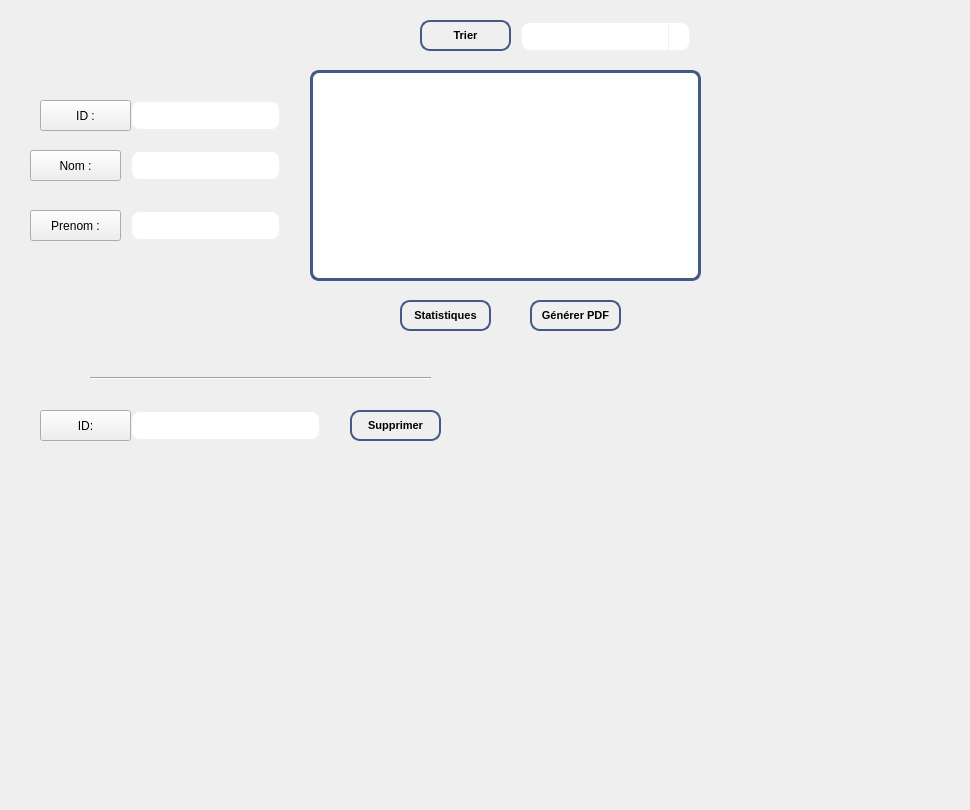
      <widget class="QWidget" name="afficher_4">
       <attribute name="title">
        <string>Afficher les employés</string>
       </attribute>
       <widget class="QTableView" name="tabemploye">
        <property name="geometry">
         <rect>
          <x>310</x>
          <y>70</y>
          <width>391</width>
          <height>211</height>
         </rect>
        </property>
        <property name="styleSheet">
         <string notr="true">QTableView {
    background-color: #ffffff;
    border: 3px solid #455987;
    border-radius: 9px;
    selection-background-color: #1e90ff;
    selection-color: #ffffff;
}

QHeaderView::section {
    background-color: #f0f0f0;
    border: 9px solid #000000;
    border-radius: 4px;
    padding: 4px;
}
</string>
        </property>
       </widget>
       <widget class="Line" name="line_7">
        <property name="geometry">
         <rect>
          <x>90</x>
          <y>370</y>
          <width>341</width>
          <height>16</height>
         </rect>
        </property>
        <property name="orientation">
         <enum>Qt::Horizontal</enum>
        </property>
       </widget>
       <widget class="QLabel" name="label_4">
        <property name="geometry">
         <rect>
          <x>-130</x>
          <y>40</y>
          <width>241</width>
          <height>61</height>
         </rect>
        </property>
        <property name="text">
         <string/>
        </property>
        <property name="pixmap">
         <pixmap resource="fond.qrc">:/search.png</pixmap>
        </property>
       </widget>
       <widget class="QPushButton" name="pushButton_pdf">
        <property name="geometry">
         <rect>
          <x>530</x>
          <y>300</y>
          <width>91</width>
          <height>31</height>
         </rect>
        </property>
        <property name="styleSheet">
         <string notr="true">QPushButton {
    background: qlineargradient(x1: 0, y1: 0, x2: 0, y2: 1,
                                stop: 0 #F5DEB3, stop: 0.5 #D2B48C, stop: 1.0 #F5DEB3);
    border: 2px solid #455987;
    border-radius: 10px;
    padding: 5px 10px;
    font-size: 11px; 
    font-weight: bold;
    color: #000000;
    text-shadow: 1px 1px #FFFFFF;
    box-shadow: 1px 1px 3px rgba(0, 0, 0, 0.25);
}

QPushButton:hover {
    background: qlineargradient(x1: 0, y1: 0, x2: 0, y2: 1,
                                stop: 0 #D2B48C, stop: 0.5 #F5DEB3, stop: 1.0 #F5DEB3);
    border: 2px solid #455987;
    text-shadow: 1px 1px #FFFFFF;
}
</string>
        </property>
        <property name="text">
         <string>Générer PDF</string>
        </property>
       </widget>
       <widget class="QComboBox" name="comboBox_trier">
        <property name="geometry">
         <rect>
          <x>520</x>
          <y>21</y>
          <width>171</width>
          <height>31</height>
         </rect>
        </property>
        <property name="styleSheet">
         <string notr="true">QComboBox {
  background-color: qlineargradient(x1: 0, y1: 0, x2: 0, y2: 1,
                                      stop: 0 #455987, stop: 1 #4d8fac);
  border: 2px solid #f0f0f0;
  border-radius: 10px;
  color: #ffffff;
  padding: 8px 16px;
  transition: all 0.3s ease-in-out;
}

QComboBox:hover {
  background-color: qlineargradient(x1: 0, y1: 0, x2: 0, y2: 1,
                                      stop: 0 #4d8fac, stop: 1 #455987);
  border-color: #ffffff;
}

QComboBox:focus {
  background-color: qlineargradient(x1: 0, y1: 0, x2: 0, y2: 1,
                                      stop: 0 #4d8fac, stop: 1 #455987);
  border-color: #ffffff;
  box-shadow: 0 0 10px #4d8fac;
}

QComboBox::drop-down {
  border: none;
  background: transparent;
  subcontrol-origin: padding;
  subcontrol-position: top right;
  width: 20px;
  border-left-width: 1px;
  border-left-color: #f0f0f0;
  border-left-style: solid;
  border-top-right-radius: 10px;
  border-bottom-right-radius: 10px;
}

QComboBox::down-arrow {
  image: url(:/down_arrow.png);
  width: 12px;
  height: 12px;
}
</string>
        </property>
        <item>
         <property name="text">
          <string>Par age</string>
         </property>
        </item>
        <item>
         <property name="text">
          <string>Par role</string>
         </property>
        </item>
        <item>
         <property name="text">
          <string>Par nom</string>
         </property>
        </item>
       </widget>
       <widget class="QPushButton" name="pushButton_stat">
        <property name="geometry">
         <rect>
          <x>400</x>
          <y>300</y>
          <width>91</width>
          <height>31</height>
         </rect>
        </property>
        <property name="styleSheet">
         <string notr="true">QPushButton {
    background: qlineargradient(x1: 0, y1: 0, x2: 0, y2: 1,
                                stop: 0 #F5DEB3, stop: 0.5 #D2B48C, stop: 1.0 #F5DEB3);
    border: 2px solid #455987;
    border-radius: 10px;
    padding: 5px 10px;
    font-size: 11px; 
    font-weight: bold;
    color: #000000;
    text-shadow: 1px 1px #FFFFFF;
    box-shadow: 1px 1px 3px rgba(0, 0, 0, 0.25);
}

QPushButton:hover {
    background: qlineargradient(x1: 0, y1: 0, x2: 0, y2: 1,
                                stop: 0 #D2B48C, stop: 0.5 #F5DEB3, stop: 1.0 #F5DEB3);
    border: 2px solid #455987;
    text-shadow: 1px 1px #FFFFFF;
}
</string>
        </property>
        <property name="text">
         <string>Statistiques</string>
        </property>
       </widget>
       <widget class="QLineEdit" name="lineEdit_chercher_id">
        <property name="geometry">
         <rect>
          <x>130</x>
          <y>100</y>
          <width>151</width>
          <height>31</height>
         </rect>
        </property>
        <property name="styleSheet">
         <string notr="true">QLineEdit {
  background-color: qlineargradient(x1: 0, y1: 0, x2: 0, y2: 1,
                                      stop: 0 #455987, stop: 1 #4d8fac);
  border: 2px solid #f0f0f0;
  border-radius: 10px;
  color: #ffffff;
  padding: 8px 16px;
  transition: all 0.3s ease-in-out;
}

QLineEdit:hover {
  background-color: qlineargradient(x1: 0, y1: 0, x2: 0, y2: 1,
                                      stop: 0 #4d8fac, stop: 1 #455987);
  border-color: #ffffff;
}

QLineEdit:focus {
  background-color: qlineargradient(x1: 0, y1: 0, x2: 0, y2: 1,
                                      stop: 0 #4d8fac, stop: 1 #455987);
  border-color: #ffffff;
  box-shadow: 0 0 10px #4d8fac;
}
</string>
        </property>
        <property name="text">
         <string/>
        </property>
       </widget>
       <widget class="QLineEdit" name="lineEdit_chercher_nom">
        <property name="geometry">
         <rect>
          <x>130</x>
          <y>150</y>
          <width>151</width>
          <height>31</height>
         </rect>
        </property>
        <property name="styleSheet">
         <string notr="true">QLineEdit {
  background-color: qlineargradient(x1: 0, y1: 0, x2: 0, y2: 1,
                                      stop: 0 #455987, stop: 1 #4d8fac);
  border: 2px solid #f0f0f0;
  border-radius: 10px;
  color: #ffffff;
  padding: 8px 16px;
  transition: all 0.3s ease-in-out;
}

QLineEdit:hover {
  background-color: qlineargradient(x1: 0, y1: 0, x2: 0, y2: 1,
                                      stop: 0 #4d8fac, stop: 1 #455987);
  border-color: #ffffff;
}

QLineEdit:focus {
  background-color: qlineargradient(x1: 0, y1: 0, x2: 0, y2: 1,
                                      stop: 0 #4d8fac, stop: 1 #455987);
  border-color: #ffffff;
  box-shadow: 0 0 10px #4d8fac;
}
</string>
        </property>
        <property name="text">
         <string/>
        </property>
       </widget>
       <widget class="QLineEdit" name="lineEdit_chercher_pre">
        <property name="geometry">
         <rect>
          <x>130</x>
          <y>210</y>
          <width>151</width>
          <height>31</height>
         </rect>
        </property>
        <property name="styleSheet">
         <string notr="true">QLineEdit {
  background-color: qlineargradient(x1: 0, y1: 0, x2: 0, y2: 1,
                                      stop: 0 #455987, stop: 1 #4d8fac);
  border: 2px solid #f0f0f0;
  border-radius: 10px;
  color: #ffffff;
  padding: 8px 16px;
  transition: all 0.3s ease-in-out;
}

QLineEdit:hover {
  background-color: qlineargradient(x1: 0, y1: 0, x2: 0, y2: 1,
                                      stop: 0 #4d8fac, stop: 1 #455987);
  border-color: #ffffff;
}

QLineEdit:focus {
  background-color: qlineargradient(x1: 0, y1: 0, x2: 0, y2: 1,
                                      stop: 0 #4d8fac, stop: 1 #455987);
  border-color: #ffffff;
  box-shadow: 0 0 10px #4d8fac;
}
</string>
        </property>
        <property name="text">
         <string/>
        </property>
       </widget>
       <widget class="QPushButton" name="trierf_9">
        <property name="geometry">
         <rect>
          <x>40</x>
          <y>100</y>
          <width>91</width>
          <height>31</height>
         </rect>
        </property>
        <property name="styleSheet">
         <string notr="true">font: 87 8pt &quot;Segoe UI Black&quot;;</string>
        </property>
        <property name="text">
         <string>ID :</string>
        </property>
       </widget>
       <widget class="QPushButton" name="trierf_10">
        <property name="geometry">
         <rect>
          <x>30</x>
          <y>150</y>
          <width>91</width>
          <height>31</height>
         </rect>
        </property>
        <property name="styleSheet">
         <string notr="true">font: 87 8pt &quot;Segoe UI Black&quot;;</string>
        </property>
        <property name="text">
         <string>Nom :</string>
        </property>
       </widget>
       <widget class="QPushButton" name="trierf_11">
        <property name="geometry">
         <rect>
          <x>30</x>
          <y>210</y>
          <width>91</width>
          <height>31</height>
         </rect>
        </property>
        <property name="styleSheet">
         <string notr="true">font: 87 8pt &quot;Segoe UI Black&quot;;</string>
        </property>
        <property name="text">
         <string>Prenom :</string>
        </property>
       </widget>
       <widget class="QLineEdit" name="le_ID_sup_2">
        <property name="geometry">
         <rect>
          <x>130</x>
          <y>410</y>
          <width>191</width>
          <height>31</height>
         </rect>
        </property>
        <property name="styleSheet">
         <string notr="true">QLineEdit {
  background-color: qlineargradient(x1: 0, y1: 0, x2: 0, y2: 1,
                                      stop: 0 #455987, stop: 1 #4d8fac);
  border: 2px solid #f0f0f0;
  border-radius: 10px;
  color: #ffffff;
  padding: 8px 16px;
  transition: all 0.3s ease-in-out;
}

QLineEdit:hover {
  background-color: qlineargradient(x1: 0, y1: 0, x2: 0, y2: 1,
                                      stop: 0 #4d8fac, stop: 1 #455987);
  border-color: #ffffff;
}

QLineEdit:focus {
  background-color: qlineargradient(x1: 0, y1: 0, x2: 0, y2: 1,
                                      stop: 0 #4d8fac, stop: 1 #455987);
  border-color: #ffffff;
  box-shadow: 0 0 10px #4d8fac;
}
</string>
        </property>
        <property name="text">
         <string/>
        </property>
       </widget>
       <widget class="QPushButton" name="pb_supprimer">
        <property name="geometry">
         <rect>
          <x>350</x>
          <y>410</y>
          <width>91</width>
          <height>31</height>
         </rect>
        </property>
        <property name="styleSheet">
         <string notr="true">QPushButton {
    background: qlineargradient(x1: 0, y1: 0, x2: 0, y2: 1,
                                stop: 0 #F5DEB3, stop: 0.5 #D2B48C, stop: 1.0 #F5DEB3);
    border: 2px solid #455987;
    border-radius: 10px;
    padding: 5px 10px;
    font-size: 11px; 
    font-weight: bold;
    color: #000000;
    text-shadow: 1px 1px #FFFFFF;
    box-shadow: 1px 1px 3px rgba(0, 0, 0, 0.25);
}

QPushButton:hover {
    background: qlineargradient(x1: 0, y1: 0, x2: 0, y2: 1,
                                stop: 0 #D2B48C, stop: 0.5 #F5DEB3, stop: 1.0 #F5DEB3);
    border: 2px solid #455987;
    text-shadow: 1px 1px #FFFFFF;
}
</string>
        </property>
        <property name="text">
         <string>Supprimer</string>
        </property>
       </widget>
       <widget class="QPushButton" name="trierf_12">
        <property name="geometry">
         <rect>
          <x>40</x>
          <y>410</y>
          <width>91</width>
          <height>31</height>
         </rect>
        </property>
        <property name="styleSheet">
         <string notr="true">font: 87 8pt &quot;Segoe UI Black&quot;;</string>
        </property>
        <property name="text">
         <string>ID:</string>
        </property>
       </widget>
       <widget class="QPushButton" name="pb_trier">
        <property name="geometry">
         <rect>
          <x>420</x>
          <y>20</y>
          <width>91</width>
          <height>31</height>
         </rect>
        </property>
        <property name="styleSheet">
         <string notr="true">QPushButton {
    background: qlineargradient(x1: 0, y1: 0, x2: 0, y2: 1,
                                stop: 0 #F5DEB3, stop: 0.5 #D2B48C, stop: 1.0 #F5DEB3);
    border: 2px solid #455987;
    border-radius: 10px;
    padding: 5px 10px;
    font-size: 11px; 
    font-weight: bold;
    color: #000000;
    text-shadow: 1px 1px #FFFFFF;
    box-shadow: 1px 1px 3px rgba(0, 0, 0, 0.25);
}

QPushButton:hover {
    background: qlineargradient(x1: 0, y1: 0, x2: 0, y2: 1,
                                stop: 0 #D2B48C, stop: 0.5 #F5DEB3, stop: 1.0 #F5DEB3);
    border: 2px solid #455987;
    text-shadow: 1px 1px #FFFFFF;
}
</string>
        </property>
        <property name="text">
         <string>Trier</string>
        </property>
       </widget>
       <widget class="QLabel" name="label_207">
        <property name="geometry">
         <rect>
          <x>0</x>
          <y>-60</y>
          <width>961</width>
          <height>801</height>
         </rect>
        </property>
        <property name="text">
         <string/>
        </property>
        <property name="pixmap">
         <pixmap>:/Plan de travail 1@3x.png</pixmap>
        </property>
       </widget>
       <zorder>label_207</zorder>
       <zorder>tabemploye</zorder>
       <zorder>line_7</zorder>
       <zorder>label_4</zorder>
       <zorder>pushButton_pdf</zorder>
       <zorder>comboBox_trier</zorder>
       <zorder>pushButton_stat</zorder>
       <zorder>lineEdit_chercher_id</zorder>
       <zorder>lineEdit_chercher_nom</zorder>
       <zorder>lineEdit_chercher_pre</zorder>
       <zorder>trierf_9</zorder>
       <zorder>trierf_10</zorder>
       <zorder>trierf_11</zorder>
       <zorder>le_ID_sup_2</zorder>
       <zorder>pb_supprimer</zorder>
       <zorder>trierf_12</zorder>
       <zorder>pb_trier</zorder>
      </widget>
